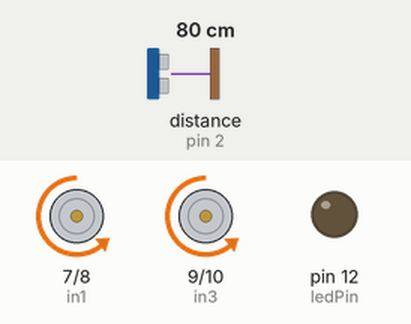
Simulated run of this sketch. Board: Arduino Uno, built with avr-gcc and run on an emulated ATmega328P. Parts: motor-driver pin pairs drawn as motors (green arrow = first pin HIGH = forward, orange = second pin HIGH = backward, longer = more drive, scaled by the enable pin), output pins drawn as LEDs (lit = HIGH). Wiring (inferred from the names in the program): ultrasonic range finder: trigger pin 3; echo pin 2. Inputs (shaded band) come from the test bench; at power-on: distance to the obstacle (sensor on pin 2) 80 cm. The echo pulse lasts 58.3 µs per cm; pins used as bus, display or sensor lines are not drawn.

Above: at 1.2 s.
1.3 s: distance to the obstacle (sensor on pin 2) set to 29 cm
2.8 s: distance to the obstacle (sensor on pin 2) set to 22 cm
At 3.2 s:
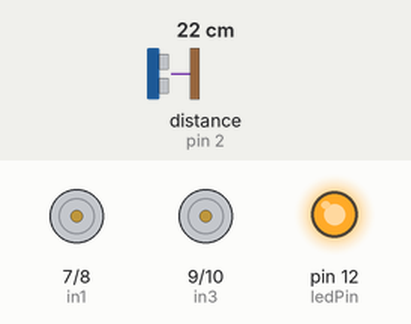
4.3 s: distance to the obstacle (sensor on pin 2) set to 35 cm
At 5.5 s:
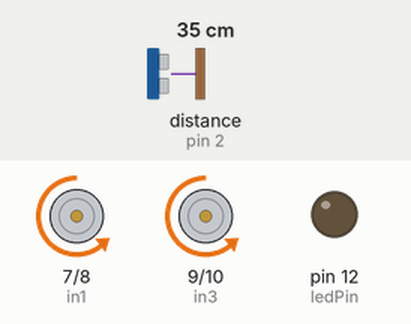
5.8 s: distance to the obstacle (sensor on pin 2) set to 2 cm
At 6.6 s:
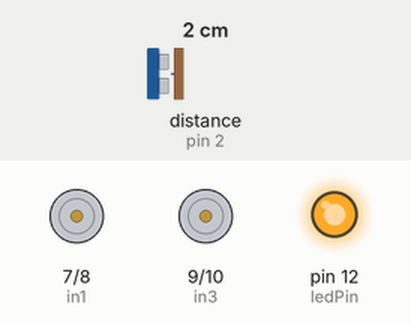
Timing chart, 0 to 8.3 s (numbered marks = the images above; inputs shaded):
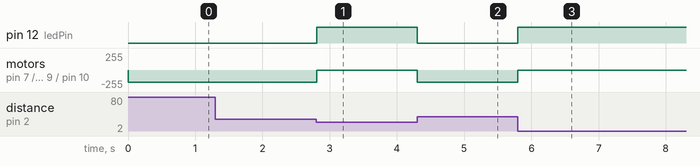

The sketch:

robot.ino
```cpp
#define AVANZANDO 1
#define FRENADO 0
#define MEDIR 2
#define ena 6
#define enb 11
#define in1 7
#define in2 8
#define in3 9
#define in4 10
#define trigPin 3
#define echoPin 2
#define ledPin 12

char estado = AVANZANDO;
float distancia;

void control(int velocidad1, int velocidad2);
float medir_distancia(void);

void control(int velocidad1, int velocidad2){ //La funcion control nos permite controlar la velocidad de cada motor por separado pasandole como parametros las velocidades de -255 a 255, negativo para retroceder, positivo para avanzar

  bool sentido1 = true;
  bool sentido2 = true;

  if(velocidad1 < 0){ //si el parametro de la velocidad para el primer motor es negativa (menor a 0)
    sentido1 = false; //el sentido del primer motor va a ser false para que retroceda
    velocidad1 = -1 * velocidad1; //pasamos la velocidad a positivo para usarla despues
  }

  if(velocidad2 < 0){ //lo mismo para el motor 2
    sentido2 = false;
    velocidad2 = -1 * velocidad2;
  }

  //enviamos a los enable de el motor 1 y 2 el valor analogico la velocidad de cada uno respectivamente
  analogWrite(ena, velocidad1);
  analogWrite(enb, velocidad2);

  //enviamos a ambos motores los sentidos que van a tener, siempre los sentidos en un mismo motor van a ser diferentes, entonces usamos una sola variable y la negamos
  digitalWrite(in1, sentido1);
  digitalWrite(in2, !sentido1);

  digitalWrite(in3, sentido2);
  digitalWrite(in4, !sentido2);
}

float medir_distancia(void) { //para medir la distancia con el sensor de ultrasonido creamos la funcion medir_distancia

  //primero enviamos al pin del trigger una señal high por 10 microsegundos para que el sensor de ultrasonido emita una señal por 10 microsegundos
  digitalWrite(trigPin, HIGH);
  delayMicroseconds(10);
  digitalWrite(trigPin, LOW);

  //luego, medimos el tiempo que tarda en llegar el eco de la señal emitida con la funcion pulseIn()
  long duracion = pulseIn(echoPin, HIGH);
  //por ultimo para calcular la distancia {BUTY}
  float distancia = duracion/59;

  return distancia;
}

void setup() {
  pinMode(ledPin, OUTPUT);
  pinMode(ena, OUTPUT);
  pinMode(enb, OUTPUT);

  pinMode(in1, OUTPUT);
  pinMode(in2, OUTPUT);
  pinMode(in3, OUTPUT);
  pinMode(in4, OUTPUT);

  pinMode(trigPin, OUTPUT); //declaramos el pin del trigger como output ya que es el encargado de enviar la señal
  pinMode(echoPin, INPUT);  //declaramos el pin del trigger como input ya que es el encargado de recibir el eco la señal

  digitalWrite(trigPin, LOW); //incializamos el trigger como low
}

void loop() {

    switch (estado)
    {
    case AVANZANDO:
        digitalWrite(ledPin, 0);
        control(-180, -180);
        estado = MEDIR;
        break;

    case FRENADO:
        digitalWrite(ledPin, 1);
        control(0, 0);
        estado = MEDIR;
        break;

    case MEDIR:
        distancia = medir_distancia();
        if (distancia < 25) estado = FRENADO;
        else estado = AVANZANDO;
        break;

    default:
        break;
    }

}
```

Measured:
- the behaviour switches between 26 and 25 cm on distance to the obstacle (sensor on pin 2) (found by bisection; images 0 and 1)
- after the input at 1.3 s, every drawn part: stays the same
- after the input at 2.8 s, pin 12 (ledPin): LOW → HIGH at once; motor on pin 7 (in1) / pin 8 (in2), motor on pin 9 (in3) / pin 10 (in4): backward 180/255 → stopped at once
- after the input at 4.3 s, pin 12 (ledPin): HIGH → LOW at once; motor on pin 7 (in1) / pin 8 (in2), motor on pin 9 (in3) / pin 10 (in4): stopped → backward 180/255 at once
- after the input at 5.8 s, pin 12 (ledPin): LOW → HIGH at once; motor on pin 7 (in1) / pin 8 (in2), motor on pin 9 (in3) / pin 10 (in4): backward 180/255 → stopped at once
